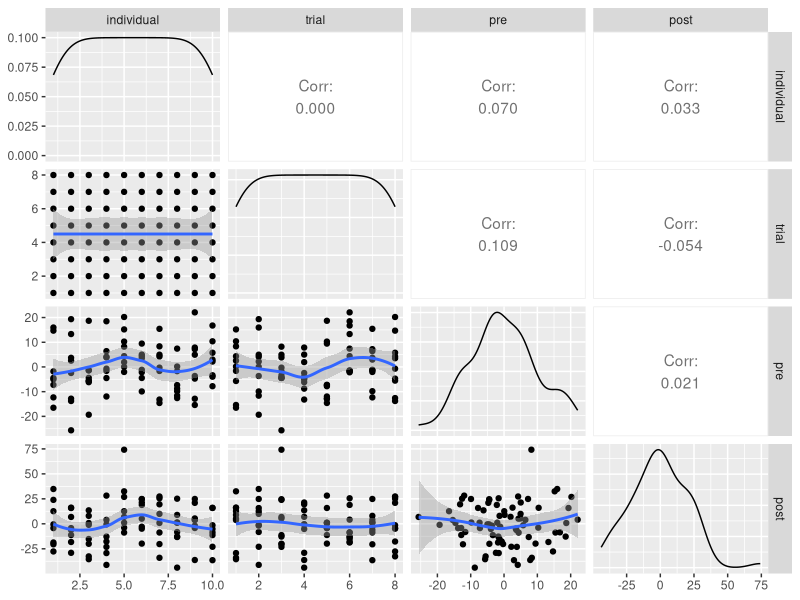
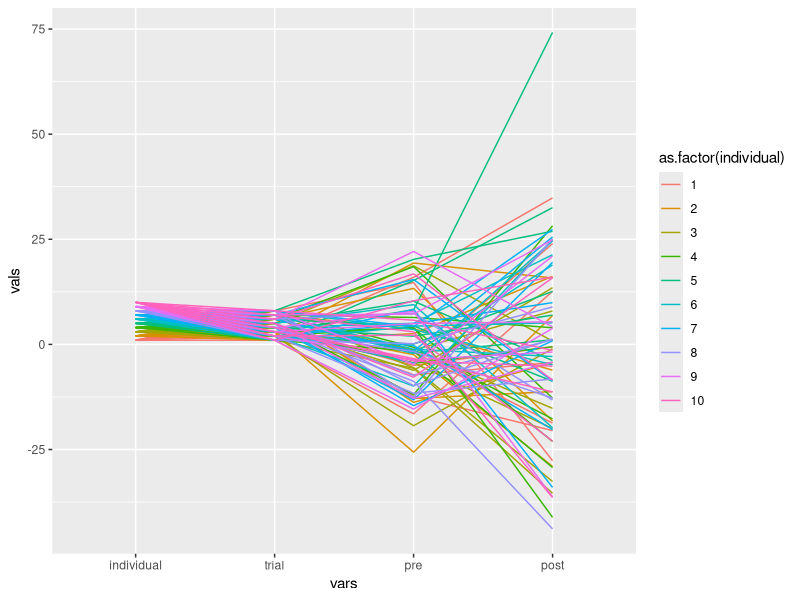

R code for these plots, in order: (Note: this script raises an error after producing the figures.)
## ---- chunk 1
library(readxl) # For parsing Excel Workbooks
library(ggplot2) # For plotting
library(dplyr) # For data manipulation
library(GGally) # For plotting
## ---- chunk 2
#df.raw = read_excel(file.choose()) # Uncomment this to make it execute
## ---- chunk 3
number_individuals = 10
number_trials=8
d1 = data.frame(individual=rep(1:number_individuals, each=number_trials))
d2 = data.frame(trial=rep(1:number_trials, times=number_individuals))
d3 = data.frame(pre=rnorm(number_individuals*number_trials, 0, 10))
d4 = data.frame(post=rnorm(number_individuals*number_trials, 0, 20))
data.raw = cbind.data.frame(d1, d2, d3, d4)
## ---- chunk 4
# Function to return points and geom_smooth
# allow for the method to be changed
# Retrieved from : https://stackoverflow.com/questions/35085261/how-to-use-loess-method-in-ggallyggpairs-using-wrap-function/35088740#35088740
my_fn <- function(data, mapping, method="loess", ...){
   p <- ggplot(data = data, mapping = mapping) + 
       geom_point() + 
       geom_smooth(method=method, ...)
   p
}
ggpairs(data.raw, lower = list(continuous = my_fn))
## ---- chunk 5
# Re-scale each variable?
#var_names = colnames(data.raw)
var_names = c("individual", "trial", "pre", "post")

colcat = function(x, columns) {
  y = c()
  for (i in columns) {
    y = c(y, x[,i])
  }
  return(y)
}

data.raw$uniq = as.factor(1:nrow(data.raw))

#data.new = data.frame(uniq=rep(data.raw$uniq, length(var_names)), vars=rep(1:length(var_names), each=length(data.raw$uniq)), vals=colcat(data.raw, var_names))

data.new = data.frame(uniq=rep(data.raw$uniq, length(var_names)), vars=rep(var_names, each=length(data.raw$uniq)), vals=colcat(data.raw, var_names), individual=rep(data.raw$individual, length(var_names)))

# Change order to reflect what we want
data.new$vars = factor(data.new$vars, levels=var_names)

# uniq var val  individual
# 1    1   99   1
# 2    1   98   1
# 1    2   120  1
# 2    2   121  1
# 1    3   -5   1
# 2    3   -6   1
# 1    4   0    1
# 2    4   1    1

ggplot(data.new, aes(x=vars, y=vals, color=as.factor(individual), group=uniq)) +
  geom_line()


## ---- chunk 6
data.plot1 = cbind.data.frame(individual=c(data.raw$individual, data.raw$individual), response=c(data.raw$pre, data.raw$post), type=c(rep("pre", number_individuals*number_trials), rep("post", number_individuals*number_trials)), trial=c(data.raw$trial, data.raw$trial))
## ---- chunk 7
ggplot(data.plot1, aes(x=as.factor(individual), y=response, fill=as.factor(type))) +
  geom_dotplot(binaxis="y", stackdir="center", position=position_dodge(width=0.8)) +
## ---- chunk 8
ggplot(data.raw, aes(color=trial)) + 
  geom_point(aes(x=-1, y=pre)) + 
  geom_point(aes(x=1, y=post)) + 
  geom_segment(aes(x=-1, xend=1, y=pre, yend=post)) + 
  facet_grid(cols=vars(individual)) + 
  xlab('individual') + 
  ylab('pre -> post')
## ---- chunk 9
data.plot2 = cbind.data.frame(individual=data.raw$individual, difference=abs(data.raw$post)-abs(data.raw$pre), trial=data.raw$trial)
## ---- chunk 10
ggplot(data.plot2, aes(x=as.factor(individual), y=difference)) +
  geom_dotplot(binaxis="y", stackdir="center") +
  stat_summary(fun.y=mean, geom="point", shape=18, size=3, color="red")
## ---- chunk 11
x = c()
y = c()
for (i in 1:number_individuals) {
  a = dplyr::filter(data.raw, individual==i)$post
  b = dplyr::filter(data.raw, individual==i)$pre
  
  z = as.numeric(outer(abs(a), abs(b), '-'))
  
  x = c(x, rep(i, length(z)))
  y = c(y, z)
}
data.plot3 = data.frame(individual=x, difference=y)
## ---- chunk 12
ggplot(data.plot3, aes(x=as.factor(individual), y=difference)) +
  geom_dotplot(binaxis="y", stackdir="center") +
  stat_summary(fun.y=mean, geom="point", shape=18, size=3, color="red")

ggplot(data.plot3, aes(x=as.factor(individual), y=difference)) +
  geom_violin(scale="count", trim=FALSE, adjust=0.5) +
  stat_summary(fun.y=mean, geom="point", shape=18, size=3, color="red")
## ---- chunk 13
ggplot(data.plot2, aes(x=individual, y=difference)) +
  geom_point() +
  stat_summary(fun.y=mean, geom="point", shape=18, size=3, color="red") +
  geom_smooth(method="glm")

ggplot(data.plot3, aes(x=individual, y=difference)) +
  geom_point() +
  stat_summary(fun.y=mean, geom="point", shape=18, size=3, color="red") +
  geom_smooth(method="glm")
## ---- chunk 14

lm2 = glm(formula=difference~individual*trial, data=data.plot2)

# save predictions of the model in the new data frame together with variable you want to plot against
predicted_df <- data.frame(individual=data.plot2$individual, difference_pred=predict(lm2, data.plot2))

# this is the predicted line of multiple linear regression
ggplot(data=data.plot2, aes(x=individual, y=difference)) + 
  geom_point() +
  #geom_line(color='blue', data=predicted_df, aes(x=individual, y=difference_pred))
  geom_point(color='blue', size=3, shape=1, data=predicted_df, aes(x=individual, y=difference_pred)) +
  stat_summary(fun.y=mean, geom="point", shape=18, size=3, color="red")

## ---- chunk 15
summary(lm2)
